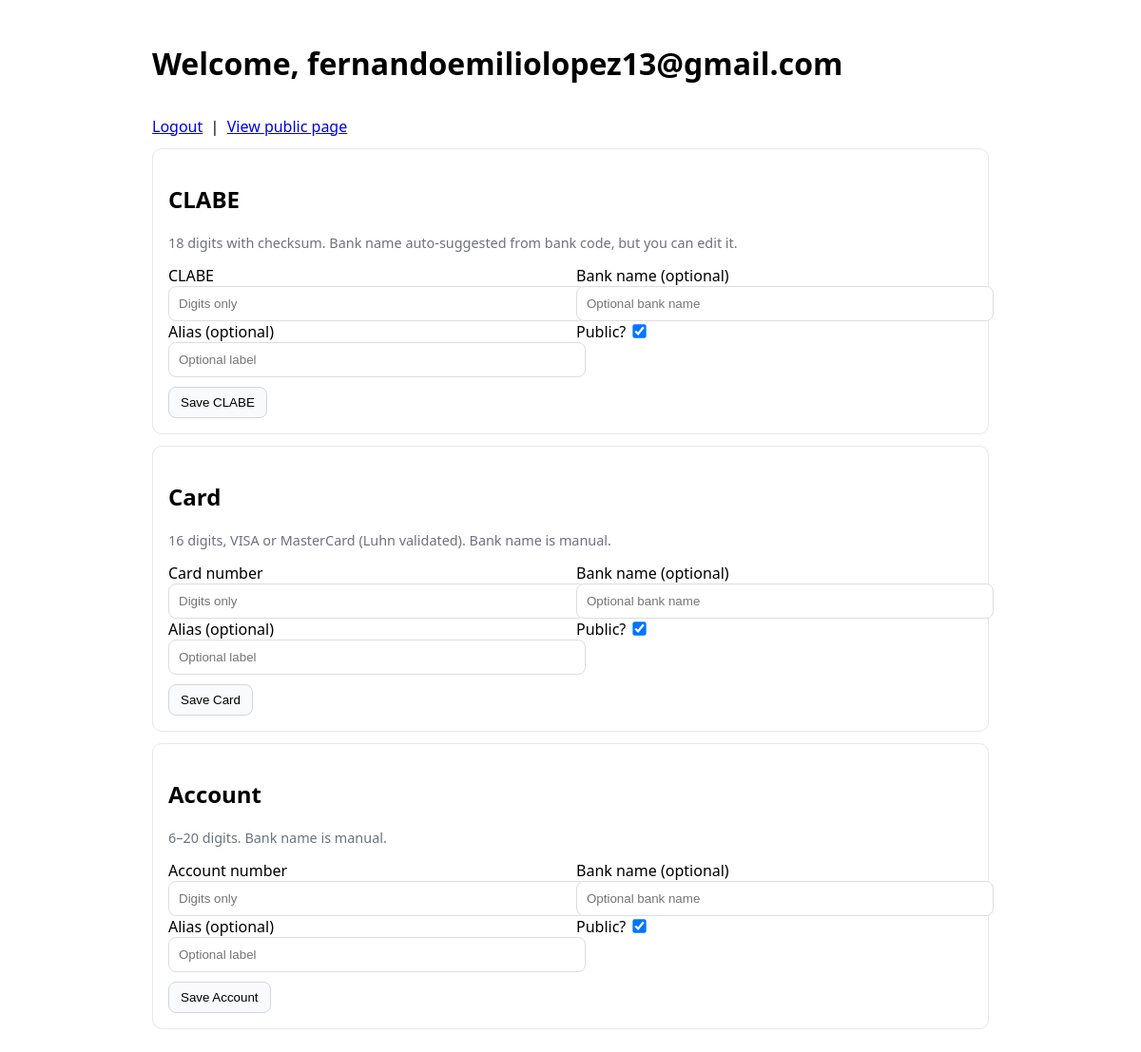
Page /dashboard/ (signed in) on the earlier database version.
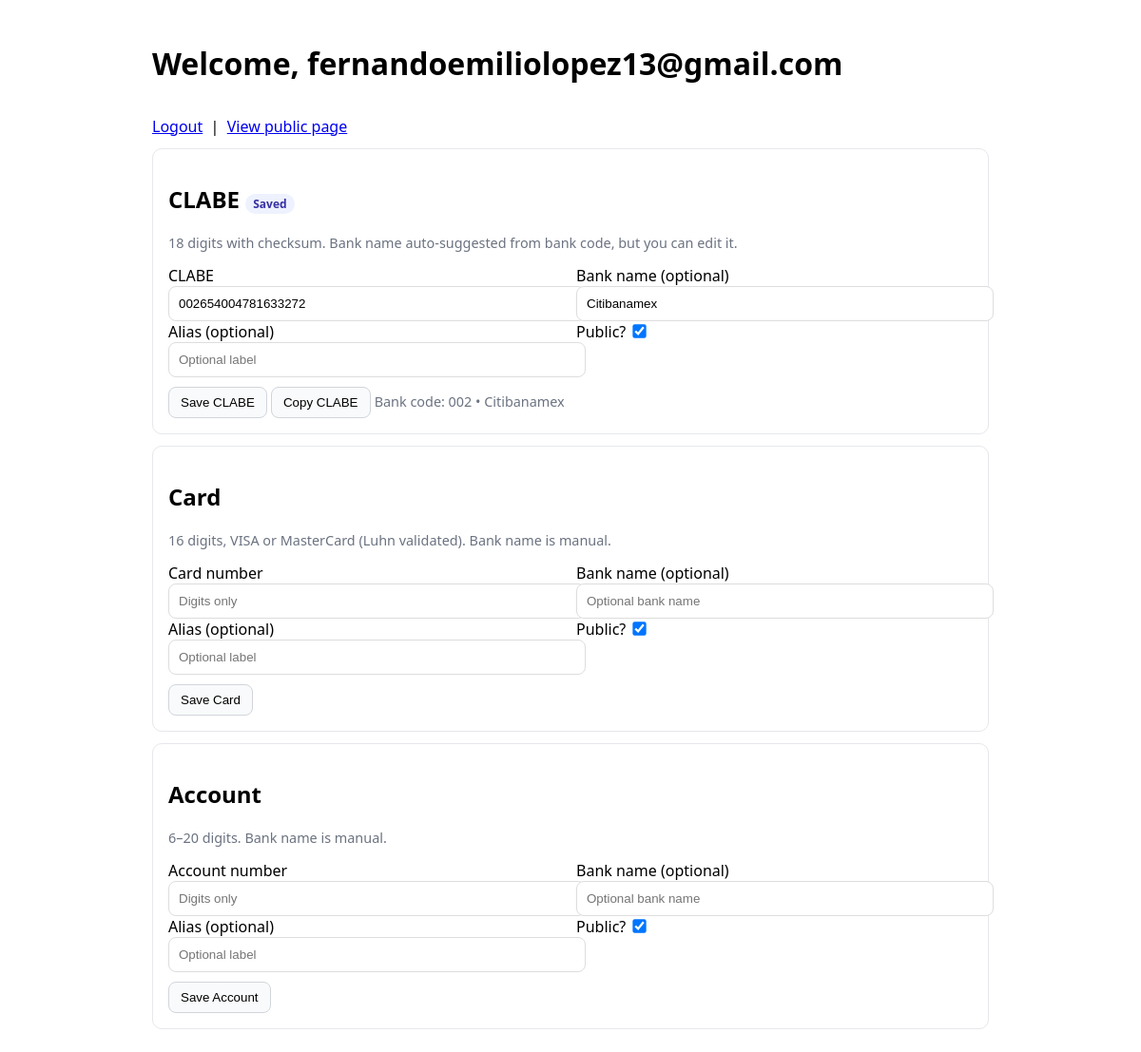
Same page on the later database version.
### bank_details/models.py (models this page shows, shortened)
class BankDetails(models.Model):
    class Kind(models.TextChoices):
        CLABE = "CLABE", "CLABE"
        CARD = "CARD", "Card"
        ACCOUNT = "ACCOUNT", "Account"
    class Brand(models.TextChoices):
        VISA = "VISA", "VISA"
        MASTERCARD = "MASTERCARD", "MasterCard"
        OTHER = "OTHER", "Other"
    class BankNameSource(models.TextChoices):
        AUTO = "AUTO", "Auto-detected"
        MANUAL = "MANUAL", "Manual"
    owner = models.ForeignKey(
        settings.AUTH_USER_MODEL,
        on_delete=models.CASCADE,
        related_name="bank_details",
    )
    kind = models.CharField(max_length=16, choices=Kind.choices)
    value = models.CharField(max_length=32)
    bank_code = models.CharField(max_length=3, blank=True)
    bank_name = models.CharField(max_length=80, blank=True)
    bank_name_source = models.CharField(
        max_length=8, choices=BankNameSource.choices, default=BankNameSource.AUTO
    )
    brand = models.CharField(  # solo para CARD
        max_length=16, choices=Brand.choices, blank=True
    )
    alias = models.CharField(max_length=80, blank=True)
    is_public = models.BooleanField(default=True)
    created_at = models.DateTimeField(auto_now_add=True)
    updated_at = models.DateTimeField(auto_now=True)
    class Meta:
        constraints = [
            models.UniqueConstraint(
                fields=["owner", "kind"], name="uniq_bankdetail_owner_kind"
            )
        ]
        indexes = [
            models.Index(fields=["owner", "kind"]),
        ]
        ordering = ("owner", "kind", "-updated_at")

### bank_details/views.py (the view, shortened to what this page needs)
# urls.py: path("dashboard/", dashboard, name="dashboard"),
@login_required
def dashboard(request):
    Kind = BankDetails.Kind
    def _get_instance(k):
        return BankDetails.objects.filter(owner=request.user, kind=k).first()
    clabe_inst = _get_instance(Kind.CLABE)
    card_inst = _get_instance(Kind.CARD)
    acct_inst = _get_instance(Kind.ACCOUNT)
    forms = {
        Kind.CLABE: BankDetailsForm(instance=clabe_inst, initial={'kind': Kind.CLABE}),
        Kind.CARD: BankDetailsForm(instance=card_inst, initial={'kind': Kind.CARD}),
        Kind.ACCOUNT: BankDetailsForm(instance=acct_inst, initial={'kind': Kind.ACCOUNT}),
    }
    return render(
        request,
        "bank_details/dashboard.html",
        {
            "owner": request.user,
            "forms": forms,
            "instances": {"clabe": clabe_inst, "card": card_inst, "account": acct_inst},
        },
    )

### bank_details/templates/bank_details/dashboard.html (shortened to what this page needs)
<!doctype html>
<html lang="en">
<head>
</head>
<body>
  <div class="wrap">
    <div class="row">
      <h1>Welcome, {{ owner.display_name|default:owner.email }}</h1>
      <div>
        <a href="{% url 'logout' %}">Logout</a>
        &nbsp;|&nbsp;
        <a href="{% url 'public_profile' public_slug=owner.public_slug %}" target="_blank">View public page</a>
      </div>
    </div>
    <div class="card">
      <h2>CLABE {% if instances.clabe %}<span class="badge">Saved</span>{% endif %}</h2>
      <p class="meta">18 digits with checksum. Bank name auto-suggested from bank code, but you can edit it.</p>
      <form method="post" novalidate>
        <div class="grid">
          <label>CLABE<br>{{ forms.CLABE.value }}</label>
          <label>Bank name (optional)<br>{{ forms.CLABE.bank_name }}</label>
        </div>
        <div class="grid">
          <label>Alias (optional)<br>{{ forms.CLABE.alias }}</label>
          <label>Public? {{ forms.CLABE.is_public }}</label>
        </div>
        <div style="margin-top:10px;">
          <button type="submit">Save CLABE</button>
          {% if instances.clabe %}
            <button type="button" onclick="copyText('{{ instances.clabe.value }}')">Copy CLABE</button>
            <span class="meta">Bank code: {{ instances.clabe.bank_code }} {% if instances.clabe.bank_name %}• {{ instances.clabe.bank_name }}{% endif %}</span>
          {% endif %}
        </div>
      </form>
    </div>
    <div class="card">
      <h2>Card {% if instances.card %}<span class="badge">Saved</span>{% endif %}</h2>
      <p class="meta">16 digits, VISA or MasterCard (Luhn validated). Bank name is manual.</p>
      <form method="post" novalidate>
        <div class="grid">
          <label>Card number<br>{{ forms.CARD.value }}</label>
          <label>Bank name (optional)<br>{{ forms.CARD.bank_name }}</label>
        </div>
        <div class="grid">
          <label>Alias (optional)<br>{{ forms.CARD.alias }}</label>
          <label>Public? {{ forms.CARD.is_public }}</label>
        </div>
        <div style="margin-top:10px;">
          <button type="submit">Save Card</button>
        </div>
      </form>
    </div>
    <div class="card">
      <h2>Account {% if instances.account %}<span class="badge">Saved</span>{% endif %}</h2>
      <p class="meta">6–20 digits. Bank name is manual.</p>
      <form method="post" novalidate>
        <div class="grid">
          <label>Account number<br>{{ forms.ACCOUNT.value }}</label>
          <label>Bank name (optional)<br>{{ forms.ACCOUNT.bank_name }}</label>
        </div>
        <div class="grid">
          <label>Alias (optional)<br>{{ forms.ACCOUNT.alias }}</label>
          <label>Public? {{ forms.ACCOUNT.is_public }}</label>
        </div>
        <div style="margin-top:10px;">
          <button type="submit">Save Account</button>
        </div>
      </form>
    </div>
  </div>
</body>
</html>

Differences in the rows shown:
added BankDetails: value "002654004781633272", bank_name "Citibanamex", is_public "☑", clabe.bank_code "002", clabe.bank_name "Citibanamex"
Other differences:
form field is_public: "☑" → (not shown)
text now shown: "Saved Copy CLABE Bank code: •"
